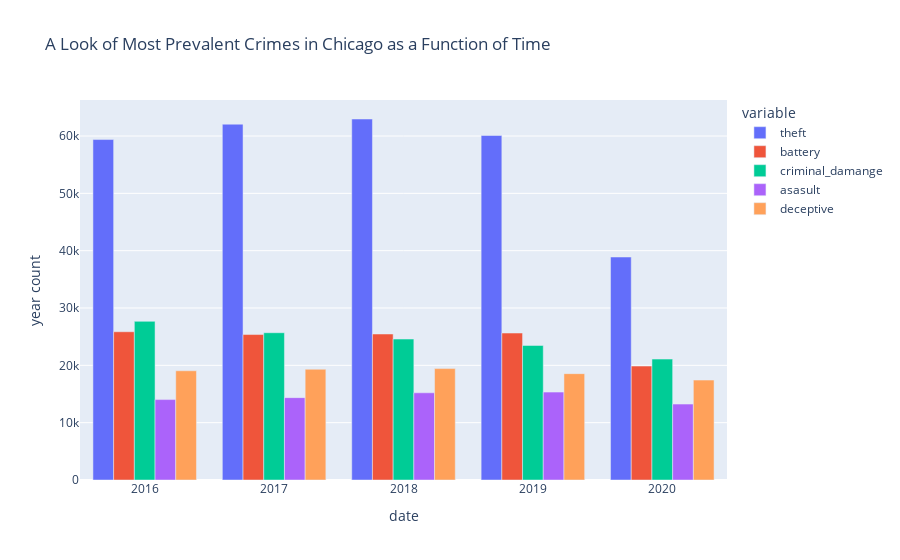
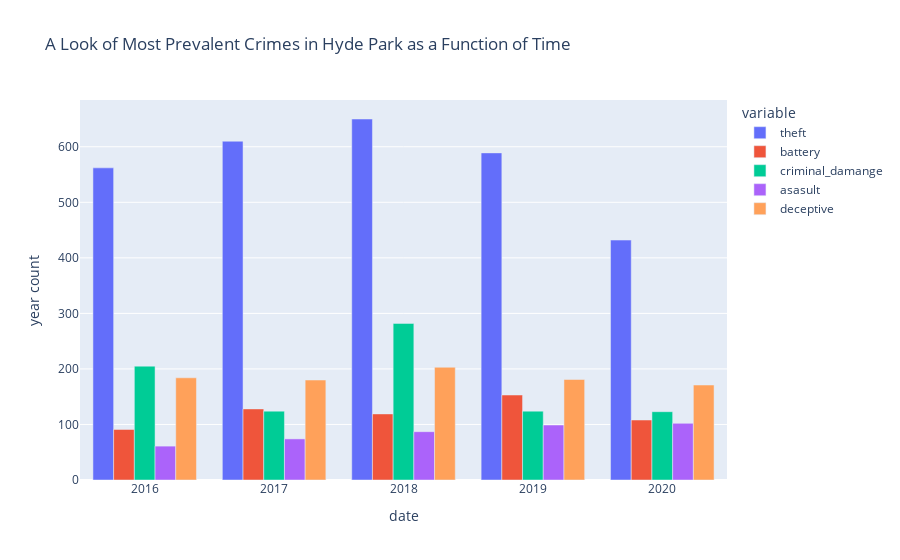

The code cell stored with these charts, in order, in its notebook:
### Markdown cell above
# 4. Are the Most Prevalent Crimes Decreasing?

### Code cell
# Query from Google's Bigquery Public Data 
sql_chicago = """select 
            format_date('%Y', datetime(date, "US/Central")) as date, 
            count(case when primary_type = 'THEFT' and domestic = False then 1 end) as theft,
            count(case when primary_type = 'BATTERY' and domestic = False then 1 end) as battery,
            count(case when primary_type = 'CRIMINAL DAMAGE' and domestic = False then 1 end) as criminal_damange,
            count(case when primary_type = 'ASSAULT' and domestic = False then 1 end) as asasult,
            count(case when primary_type = 'DECEPTIVE PRACTICE' and domestic = False then 1 end) as deceptive
            from `bigquery-public-data.chicago_crime.crime` 
    where date between '2015-01-01' and '2020-12-31' group by 1;"""

# Pass query to Google Cloud
chicago = client.query(sql_chicago).to_dataframe().sort_values('date', ignore_index=True)
chicago = chicago[chicago['date'] >= '2015-01']
fig1 = px.bar(chicago, x='date', y=chicago.columns, 
              title='A Look of Most Prevalent Crimes in Chicago as a Function of Time',
              labels={'value': 'year count'}, barmode='group')
fig1.write_html('figures/fig4a.html')
fig1.show()

# Query from Google's Bigquery Public Data 
sql_hyde_park = """select 
            format_date('%Y', datetime(date, "US/Central")) as date, 
            count(case when primary_type = 'THEFT' and domestic = False then 1 end) as theft,
            count(case when primary_type = 'BATTERY' and domestic = False then 1 end) as battery,
            count(case when primary_type = 'CRIMINAL DAMAGE' and domestic = False then 1 end) as criminal_damange,
            count(case when primary_type = 'ASSAULT' and domestic = False then 1 end) as asasult,
            count(case when primary_type = 'DECEPTIVE PRACTICE' and domestic = False then 1 end) as deceptive
            from `bigquery-public-data.chicago_crime.crime` 
    where date between '2015-01-01' and '2020-12-31' and community_area = 41 group by 1;"""

hyde_park = client.query(sql_hyde_park).to_dataframe().sort_values('date', ignore_index=True)
hyde_park = hyde_park[hyde_park['date'] >= '2015-01']
fig2 = px.bar(hyde_park, x='date', y=hyde_park.columns, 
              title='A Look of Most Prevalent Crimes in Hyde Park as a Function of Time',
              labels={'value': 'year count'}, barmode='group')

fig2.show()

### Figure 1 — Plotly figure (JSON) as saved in the notebook; plotly's stock layout.template omitted (floating-point values rounded to 4 significant figures)
{"data": [{"alignmentgroup": "True", "hovertemplate": "variable=theft<br>date=%{x}<br>year count=%{y}<extra></extra>", "legendgroup": "theft", "marker": {"color": "#636efa"}, "name": "theft", "offsetgroup": "theft", "orientation": "v", "showlegend": true, "textposition": "auto", "type": "bar", "x": ["2016", "2017", "2018", "2019", "2020"], "xaxis": "x", "y": [59383, 62065, 62969, 60096, 38897], "yaxis": "y"}, {"alignmentgroup": "True", "hovertemplate": "variable=battery<br>date=%{x}<br>year count=%{y}<extra></extra>", "legendgroup": "battery", "marker": {"color": "#EF553B"}, "name": "battery", "offsetgroup": "battery", "orientation": "v", "showlegend": true, "textposition": "auto", "type": "bar", "x": ["2016", "2017", "2018", "2019", "2020"], "xaxis": "x", "y": [25860, 25373, 25467, 25634, 19873], "yaxis": "y"}, {"alignmentgroup": "True", "hovertemplate": "variable=criminal_damange<br>date=%{x}<br>year count=%{y}<extra></extra>", "legendgroup": "criminal_damange", "marker": {"color": "#00cc96"}, "name": "criminal_damange", "offsetgroup": "criminal_damange", "orientation": "v", "showlegend": true, "textposition": "auto", "type": "bar", "x": ["2016", "2017", "2018", "2019", "2020"], "xaxis": "x", "y": [27676, 25690, 24585, 23467, 21091], "yaxis": "y"}, {"alignmentgroup": "True", "hovertemplate": "variable=asasult<br>date=%{x}<br>year count=%{y}<extra></extra>", "legendgroup": "asasult", "marker": {"color": "#ab63fa"}, "name": "asasult", "offsetgroup": "asasult", "orientation": "v", "showlegend": true, "textposition": "auto", "type": "bar", "x": ["2016", "2017", "2018", "2019", "2020"], "xaxis": "x", "y": [14028, 14366, 15209, 15328, 13242], "yaxis": "y"}, {"alignmentgroup": "True", "hovertemplate": "variable=deceptive<br>date=%{x}<br>year count=%{y}<extra></extra>", "legendgroup": "deceptive", "marker": {"color": "#FFA15A"}, "name": "deceptive", "offsetgroup": "deceptive", "orientation": "v", "showlegend": true, "textposition": "auto", "type": "bar", "x": ["2016", "2017", "2018", "2019", "2020"], "xaxis": "x", "y": [19053, 19316, 19434, 18551, 17429], "yaxis": "y"}], "layout": {"barmode": "group", "legend": {"title": {"text": "variable"}, "tracegroupgap": 0}, "title": {"text": "A Look of Most Prevalent Crimes in Chicago as a Function of Time"}, "xaxis": {"anchor": "y", "domain": [0, 1], "title": {"text": "date"}}, "yaxis": {"anchor": "x", "domain": [0, 1], "title": {"text": "year count"}}}}

### Figure 2 — Plotly figure (JSON) as saved in the notebook; plotly's stock layout.template omitted (floating-point values rounded to 4 significant figures)
{"data": [{"alignmentgroup": "True", "hovertemplate": "variable=theft<br>date=%{x}<br>year count=%{y}<extra></extra>", "legendgroup": "theft", "marker": {"color": "#636efa"}, "name": "theft", "offsetgroup": "theft", "orientation": "v", "showlegend": true, "textposition": "auto", "type": "bar", "x": ["2016", "2017", "2018", "2019", "2020"], "xaxis": "x", "y": [562, 610, 650, 589, 432], "yaxis": "y"}, {"alignmentgroup": "True", "hovertemplate": "variable=battery<br>date=%{x}<br>year count=%{y}<extra></extra>", "legendgroup": "battery", "marker": {"color": "#EF553B"}, "name": "battery", "offsetgroup": "battery", "orientation": "v", "showlegend": true, "textposition": "auto", "type": "bar", "x": ["2016", "2017", "2018", "2019", "2020"], "xaxis": "x", "y": [91, 128, 119, 153, 108], "yaxis": "y"}, {"alignmentgroup": "True", "hovertemplate": "variable=criminal_damange<br>date=%{x}<br>year count=%{y}<extra></extra>", "legendgroup": "criminal_damange", "marker": {"color": "#00cc96"}, "name": "criminal_damange", "offsetgroup": "criminal_damange", "orientation": "v", "showlegend": true, "textposition": "auto", "type": "bar", "x": ["2016", "2017", "2018", "2019", "2020"], "xaxis": "x", "y": [205, 124, 282, 124, 123], "yaxis": "y"}, {"alignmentgroup": "True", "hovertemplate": "variable=asasult<br>date=%{x}<br>year count=%{y}<extra></extra>", "legendgroup": "asasult", "marker": {"color": "#ab63fa"}, "name": "asasult", "offsetgroup": "asasult", "orientation": "v", "showlegend": true, "textposition": "auto", "type": "bar", "x": ["2016", "2017", "2018", "2019", "2020"], "xaxis": "x", "y": [61, 74, 87, 99, 102], "yaxis": "y"}, {"alignmentgroup": "True", "hovertemplate": "variable=deceptive<br>date=%{x}<br>year count=%{y}<extra></extra>", "legendgroup": "deceptive", "marker": {"color": "#FFA15A"}, "name": "deceptive", "offsetgroup": "deceptive", "orientation": "v", "showlegend": true, "textposition": "auto", "type": "bar", "x": ["2016", "2017", "2018", "2019", "2020"], "xaxis": "x", "y": [184, 180, 203, 181, 171], "yaxis": "y"}], "layout": {"barmode": "group", "legend": {"title": {"text": "variable"}, "tracegroupgap": 0}, "title": {"text": "A Look of Most Prevalent Crimes in Hyde Park as a Function of Time"}, "xaxis": {"anchor": "y", "domain": [0, 1], "title": {"text": "date"}}, "yaxis": {"anchor": "x", "domain": [0, 1], "title": {"text": "year count"}}}}
